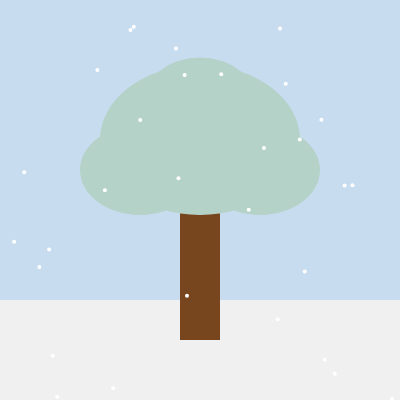
Frame 1 (no input)
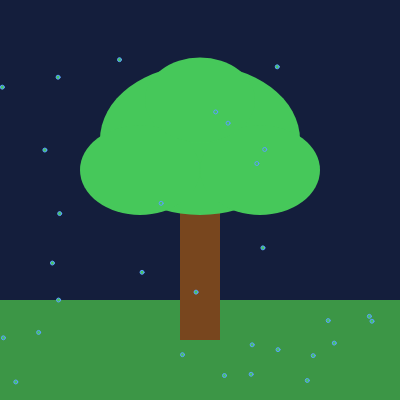
Frame 60 (no input)
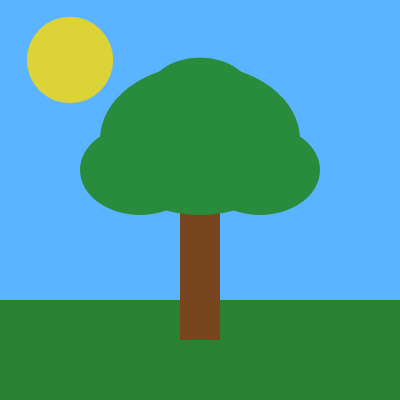
Frame 120 (the mouse pressed at the canvas centre since frame 60)

The p5.js sketch that drew these frames (run headless with seeded random() and noise() and a simulated clock; from frame 60 on, the mouse is pressed at the canvas centre):

// p5.js sketch
// ── sketch.js
let time = 0;
let speed = 0.006;
let season = "winter";

function setup() {
  createCanvas(400, 400);
  noStroke();
}

function draw() {
  time = (time + speed) % 1;
  
  if (time < 0.25) {
    season = "winter";
  } else if (time < 0.5) {
    season = "spring";
  } else if (time < 0.75) {
    season = "summer";
  } else {
    season = "fall";
  }

  if (season == "winter") {
    background(200,220,240);
    fill(240); 
    rect(0,height-100,width,100);
    drawTree(color(180,210,200));
    
    //snow 
    fill(255);
    for (let i=0; i<30; i++){
    let x = random(width);
    let y = (random(height)+frameCount) % height;
      circle(x,y,4);
    }
  } 
  else if (season == "spring") {
    background(20,30,60);
    fill(60,150,70); 
    rect(0,height-100,width,100);
    drawTree(color(70,200,90));
    //rain
    stroke(90,160,255);
    for (let i=0; i<30; i++){
    let x = random(width);
    let y = (random(height)+frameCount) % height;
      circle(x,y,4);
    }
    noStroke();
  } 
  else if (season == "summer") {
    background(90,180,255);
    fill(40,130,50); 
    rect(0,height-100,width,100);
    drawTree(color(40,140,60));
    //sun 
    fill(255,220,0,200);
    circle(70, 60, 100 + sin(frameCount*0.2)*15);
  } 
  else { 
    // Fall
    background("rgb(225,170,129)");
    fill(170,120,60); 
    rect(0,height-100,width,100);
    drawTree(color(220,120,40));

    fill(220,140,40);
    for (let i=0; i<25; i++){
    let x = random(width);
    let y = (i*40 + frameCount*0.5) % height;
    ellipse(x, y, 12, 8);
  }
}
}

function drawTree(leafColor){
  fill(120,70,30);
  rect(width/2-20,height-220,40,160);
  fill(leafColor);
  push();
  translate(width/2,height-260);
  ellipse(0,0,200,150);
  ellipse(-60,30,120,90);
  ellipse(60,30,120,90);
  ellipse(0,-40,110,85);
  pop();
}
